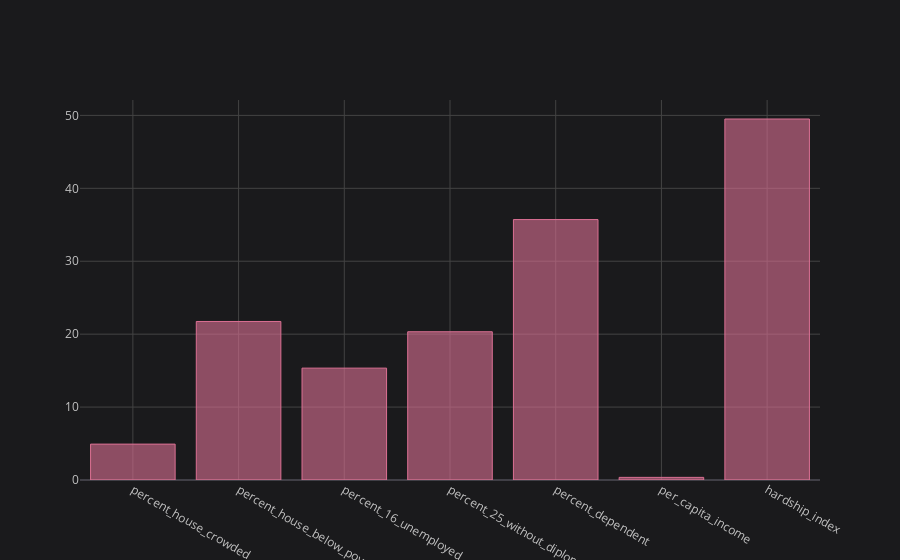

The cell this chart's notebook holds for it:
### Markdown cell above
#### Question 9
##### Create a bar chart of the mean of all variables in `chicago_census`.  
##### Set `color` as `palevioletred` and change `theme` to `space`.

### Code cell
cc_var = chicago_census.columns
print(cc_var)
chicago_census[cc_var].mean().iplot(kind = 'bar', 
                              color = 'palevioletred',
                              theme = 'space')

### Figure 1 — Plotly figure (JSON) as saved in the notebook; plotly's stock layout.template omitted (floating-point values rounded to 4 significant figures)
{"data": [{"marker": {"color": "rgba(219, 112, 147, 0.6)", "line": {"color": "rgba(219, 112, 147, 1.0)", "width": 1}}, "name": "None", "orientation": "v", "text": "", "type": "bar", "uid": "b26da225-27f9-49fb-8657-94d337bcd58d", "x": ["percent_house_crowded", "percent_house_below_poverty", "percent_16_unemployed", "percent_25_without_diploma", "percent_dependent", "per_capita_income", "hardship_index"], "y": [4.921, 21.74, 15.34, 20.33, 35.72, 0.359, 49.51]}], "layout": {"legend": {"bgcolor": "#1A1A1C", "font": {"color": "#D9D9D9"}}, "paper_bgcolor": "#1A1A1C", "plot_bgcolor": "#1A1A1C", "title": {"font": {"color": "#D9D9D9"}}, "xaxis": {"gridcolor": "#434343", "showgrid": true, "tickfont": {"color": "#C2C2C2"}, "title": {"font": {"color": "#D9D9D9"}, "text": ""}, "zerolinecolor": "#666570"}, "yaxis": {"gridcolor": "#434343", "showgrid": true, "tickfont": {"color": "#C2C2C2"}, "title": {"font": {"color": "#D9D9D9"}, "text": ""}, "zerolinecolor": "#666570"}}}
